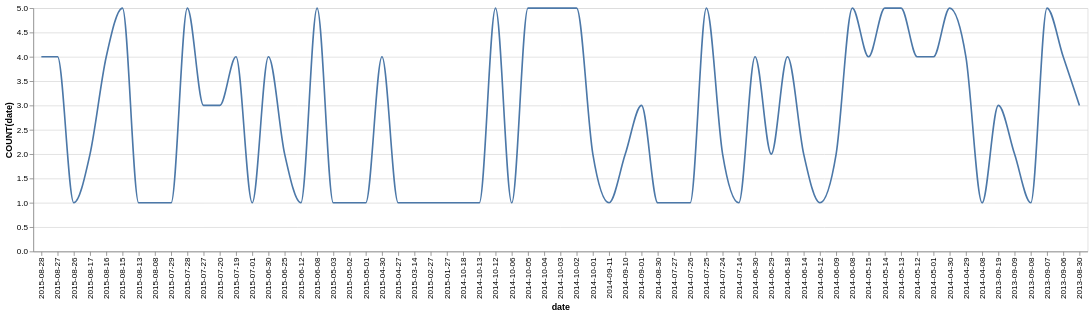

The Vega-Lite source for this figure:
### Vega-Lite specification from a JSON file in a GitHub repository (floating-point values rounded to 4 significant figures)
{"data": {"values": [{"x_data": "2015-08-28", "y_data": 4}, {"x_data": "2015-08-27", "y_data": 4}, {"x_data": "2015-08-26", "y_data": 1}, {"x_data": "2015-08-17", "y_data": 2}, {"x_data": "2015-08-16", "y_data": 4}, {"x_data": "2015-08-15", "y_data": 5}, {"x_data": "2015-08-13", "y_data": 1}, {"x_data": "2015-08-08", "y_data": 1}, {"x_data": "2015-07-29", "y_data": 1}, {"x_data": "2015-07-28", "y_data": 5}, {"x_data": "2015-07-27", "y_data": 3}, {"x_data": "2015-07-20", "y_data": 3}, {"x_data": "2015-07-19", "y_data": 4}, {"x_data": "2015-07-01", "y_data": 1}, {"x_data": "2015-06-30", "y_data": 4}, {"x_data": "2015-06-25", "y_data": 2}, {"x_data": "2015-06-12", "y_data": 1}, {"x_data": "2015-06-08", "y_data": 5}, {"x_data": "2015-05-03", "y_data": 1}, {"x_data": "2015-05-02", "y_data": 1}, {"x_data": "2015-05-01", "y_data": 1}, {"x_data": "2015-04-30", "y_data": 4}, {"x_data": "2015-04-27", "y_data": 1}, {"x_data": "2015-03-14", "y_data": 1}, {"x_data": "2015-02-27", "y_data": 1}, {"x_data": "2015-01-27", "y_data": 1}, {"x_data": "2014-10-18", "y_data": 1}, {"x_data": "2014-10-13", "y_data": 1}, {"x_data": "2014-10-12", "y_data": 5}, {"x_data": "2014-10-06", "y_data": 1}, {"x_data": "2014-10-05", "y_data": 5}, {"x_data": "2014-10-04", "y_data": 5}, {"x_data": "2014-10-03", "y_data": 5}, {"x_data": "2014-10-02", "y_data": 5}, {"x_data": "2014-10-01", "y_data": 2}, {"x_data": "2014-09-11", "y_data": 1}, {"x_data": "2014-09-10", "y_data": 2}, {"x_data": "2014-09-01", "y_data": 3}, {"x_data": "2014-08-30", "y_data": 1}, {"x_data": "2014-07-27", "y_data": 1}, {"x_data": "2014-07-26", "y_data": 1}, {"x_data": "2014-07-25", "y_data": 5}, {"x_data": "2014-07-24", "y_data": 2}, {"x_data": "2014-07-14", "y_data": 1}, {"x_data": "2014-06-30", "y_data": 4}, {"x_data": "2014-06-29", "y_data": 2}, {"x_data": "2014-06-18", "y_data": 4}, {"x_data": "2014-06-14", "y_data": 2}, {"x_data": "2014-06-12", "y_data": 1}, {"x_data": "2014-06-09", "y_data": 2}, {"x_data": "2014-06-08", "y_data": 5}, {"x_data": "2014-05-15", "y_data": 4}, {"x_data": "2014-05-14", "y_data": 5}, {"x_data": "2014-05-13", "y_data": 5}, {"x_data": "2014-05-12", "y_data": 4}, {"x_data": "2014-05-01", "y_data": 4}, {"x_data": "2014-04-30", "y_data": 5}, {"x_data": "2014-04-29", "y_data": 4}, {"x_data": "2014-04-08", "y_data": 1}, {"x_data": "2013-09-19", "y_data": 3}, {"x_data": "2013-09-09", "y_data": 2}, {"x_data": "2013-09-08", "y_data": 1}, {"x_data": "2013-09-07", "y_data": 5}, {"x_data": "2013-09-06", "y_data": 4}, {"x_data": "2013-08-30", "y_data": 3}]}, "mark": {"type": "line", "interpolate": "monotone"}, "encoding": {"x": {"field": "x_data", "type": "nominal", "title": "date", "sort": "descending"}, "y": {"field": "y_data", "type": "quantitative", "title": "COUNT(date)"}}}
